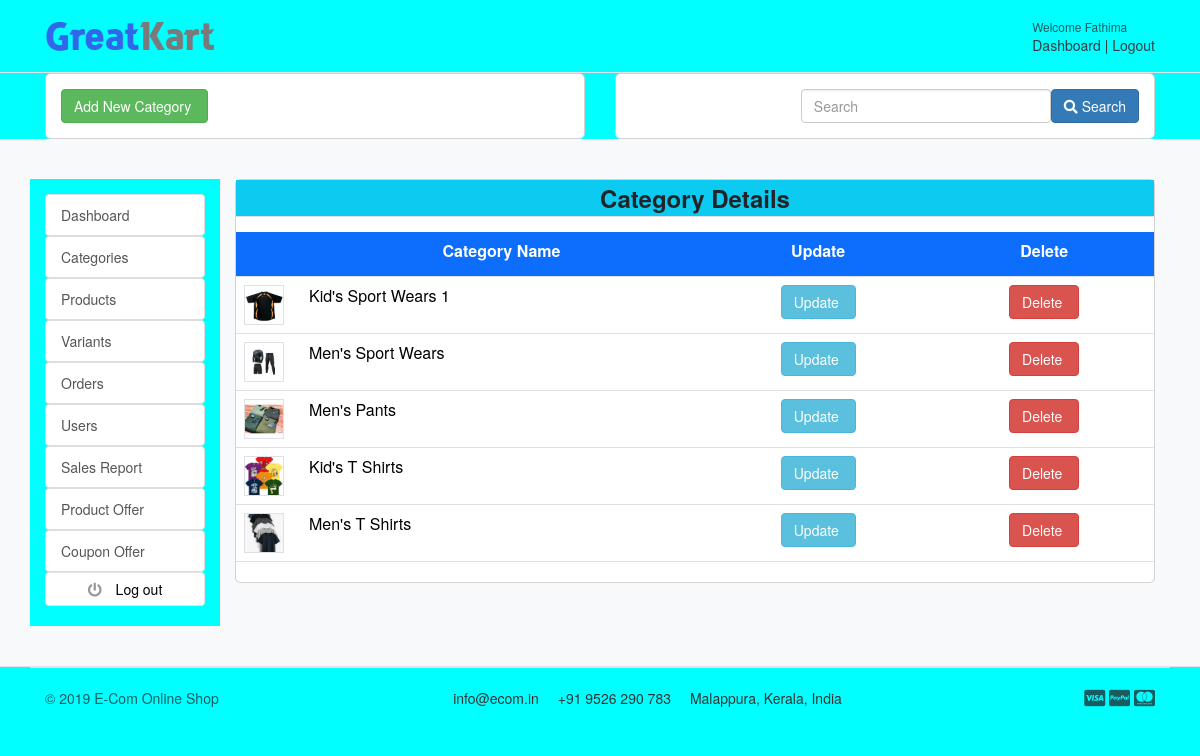
Page /accounts/category_list (signed in) on the committed database.
### accounts/models.py (models this page shows, shortened)
class Account(AbstractBaseUser):
    first_name = models.CharField(max_length=50)
    last_name = models.CharField(max_length=50)
    username = models.CharField(max_length=50, unique=True)
    email = models.EmailField(max_length=100, unique=True)
    phone_number = models.CharField(max_length=12, unique=True, default='')
    wallet = models.FloatField(null=True, default=0.0)
    date_joined = models.DateTimeField(auto_now_add=True)
    last_login = models.DateTimeField(auto_now_add=True)
    is_admin = models.BooleanField(default=False)
    is_staff = models.BooleanField(default=False)
    is_active = models.BooleanField(default=True)
    is_superadmin = models.BooleanField(default=False)
    USERNAME_FIELD = 'email'
    REQUIRED_FIELDS = ['username', 'first_name', 'last_name']
    objects = MyAccountManager()
    class Meta:
        verbose_name = 'account'
        verbose_name_plural = 'accounts'

### category/models.py (models this page shows, shortened)
class Category(models.Model):
    category_name = models.CharField(max_length=50, unique=True)
    slug = models.SlugField(max_length=100, unique=True)
    description = models.TextField(max_length=255, blank=True)
    category_image = models.ImageField(upload_to='photos/categories', blank=False)
    class Meta:
        verbose_name = 'category'
        verbose_name_plural = 'categories'

### accounts/views.py (the view)
# urls.py: path('category_list', views.category_list, name="category_list"),
@cache_control(no_cache=True, must_revalidate=True, no_store=True)
@login_required(login_url='login_admin')
def category_list(request):
    category_list = Category.objects.all()
    return render(request, 'admin/category_list.html', {'category_list' : category_list})

### carts/context_processors.py (called while the page is built)
def counter(request):
    cart_count = 0
    if 'admin' in request.path:
        return {}
    else:
        try:
            cart = Cart.objects.filter(cart_id = _cart_id(request))
            if request.user.is_authenticated:
                cart_items = CartItem.objects.all().filter(user=request.user)
            else:
                cart_items = CartItem.objects.all().filter(cart=cart[:1])
            for cart_item in cart_items:
                cart_count += cart_item.quantity
        except Cart.DoesNotExist:
            cart_count = 0
    return dict(cart_count=cart_count)

### carts/views.py (called while the page is built)
def _cart_id(request):
    cart = request.session.session_key
    if not cart:
        cart = request.session.create()
    return cart

### category/context_processors.py (called while the page is built)
def menu_links(request):
    links = Category.objects.all()
    return dict(links=links)

### templates/admin/category_list.html (shortened to what this page needs)
{% extends 'admin/base_admin.html' %}
{% block content %}
<div class="container">
    <div class="row">
        <div class="col-lg-6">
            <div class="card">
                <div class="card-body">
                    <a href="{% url 'category_add' %}" class="btn btn-success"> Add New Category </a>
                </div>
            </div>
        </div>
        <div class="col-lg-6">
            <div class="search-element">
                <div class="card">
                    <div class="card-body">
                        <form method="get">
                            <button class="btn  btn-primary" type="submit" style="float:right"><i
                                    class="fas fa-search"></i> Search
                            </button>
                            <input class="form-control" type="search" placeholder="Search" aria-label="Search"
                                   data-width="250" style="width: 250px;float:right" name="filter" value="{{ filter }}">
                        </form>
                    </div>
                </div>
            </div>
        </div>
    </div>
</div>
<section class="section-conten padding-y bg">
    <div class="container">
        <div class="row">
                {% include 'includes/sidebar-admin-dashboard.html' %}
            <main class="col-md-10">
                <article class="card">
                    <div class="table-responsive">
                        <div class="table-heading text-center font-weight-bold border-bottom mb-3 bg-info"
                             style="font-size: 24px; line-height: 1.5;">Category Details
                        </div>
                        <table class="table table-hover">
                            <thead>
                            <tr>
                                <td class="table-heading text-center font-weight-bold bg-primary text-white border-bottom mb-3">
                                </td>
                                <td class="table-heading text-center font-weight-bold bg-primary text-white border-bottom mb-3">
                                    <label>Category Name</label>
                                </td>
                                <td class="table-heading text-center font-weight-bold bg-primary text-white border-bottom mb-3">
                                    <label>Update</label>
                                </td>
                                <td class="table-heading text-center font-weight-bold bg-primary text-white border-bottom mb-3">
                                    <label>Delete</label>
                                </td>
                            </tr>
                            </thead>
                            {% for category in category_list %}
                            <tr>
                                <td width="65">
                                    <img src="{{ category.category_image.url }}" class="img-xs border">
                                </td>
                                <td>
                                    <p class="title mb-0"> {{ category.category_name }} </p>
                                </td>
                                <td class="text-center">
                                    <a href="{% url 'category_update' category.id %}" class="btn btn-info">
                                        Update </a>
                                </td>
                                <td class="text-center">
                                    <a href="{% url 'category_delete' category.id %}" class="btn btn-danger"
                                       onclick="return confirm('Are you sure you want to delete this Category?')">
                                        Delete </a>
                                </td>
                            </tr>
                            {% endfor %}
                        </table>
                    </div>
                </article>
            </main>
        </div>
    </div>
</section>
{% endblock%}

### templates/admin/navbar_admin.html (shortened to what this page needs)
{% load static %}
<header class="section-header">
    <section class="header-main border-bottom">
        <div class="container">
            <div class="row align-items-center">
                <div class="col-lg-2 col-md-3 col-6">
                    <a href="{% url 'home' %}" class="brand-wrap">
                        <img class="logo" src="{% static './images/logo.png' %}">
                    </a>
                </div>
                <div class="col-lg  col-md-6 col-sm-12 col">
                </div>
                <div class="col-lg-3 col-sm-6 col-8 order-2 order-lg-3">
                    <div class="d-flex justify-content-end mb-3 mb-lg-0">
                        {% if user.id %}
                        <div class="widget-header">
                            <small class="title text-muted">Welcome {{ user.first_name }}</small>
                            <div>
                                <a href="{% url 'dashboard_admin' %}">Dashboard</a> <span class="dark-transp"> | </span>
                                <a href="{% url 'logout_admin' %}">Logout</a>
                            </div>
                        </div>
                        {% endif %}
                    </div>
                </div>
            </div>
        </div>
    </section>
</header>

### static/css/ui.css (style rules this page uses)
html { font-family: "Inter", sans-serif; font-size: 15px; }
.img-xs, .img-sm, .img-md, .img-lg { -o-object-fit: cover; object-fit: cover; flex-shrink: 0; flex-grow: 0; }
.img-xs { width: 40px; height: 40px; }
.padding-y { padding-top: 40px; padding-bottom: 40px; }
article:after, .form-group:after { display: block; clear: both; content: ""; }
.bg { background-color: #f8f9fa; }
p:last-child { margin-bottom: 0; }
.header-main { position: relative; padding-top: 1rem; padding-bottom: 1rem; }
.brand-wrap .logo, .navbar-brand .logo { margin-right: 7px; max-height: 42px; display: inline-block; }
.widget-header { display: inline-block; vertical-align: middle; position: relative; }
.widget-header a { color: #343a40; }
.widget-header .title { display: block; }

### rows in the picture
Account: first_name "Fathima"
Category: category_image (picture), category_name "Kid's Sport Wears 1"
Category: category_image (picture), category_name "Men's Sport Wears"
Category: category_image (picture), category_name "Men's Pants"
Category: category_image (picture), category_name "Kid's T Shirts"
Category: category_image (picture), category_name "Men's T Shirts"
